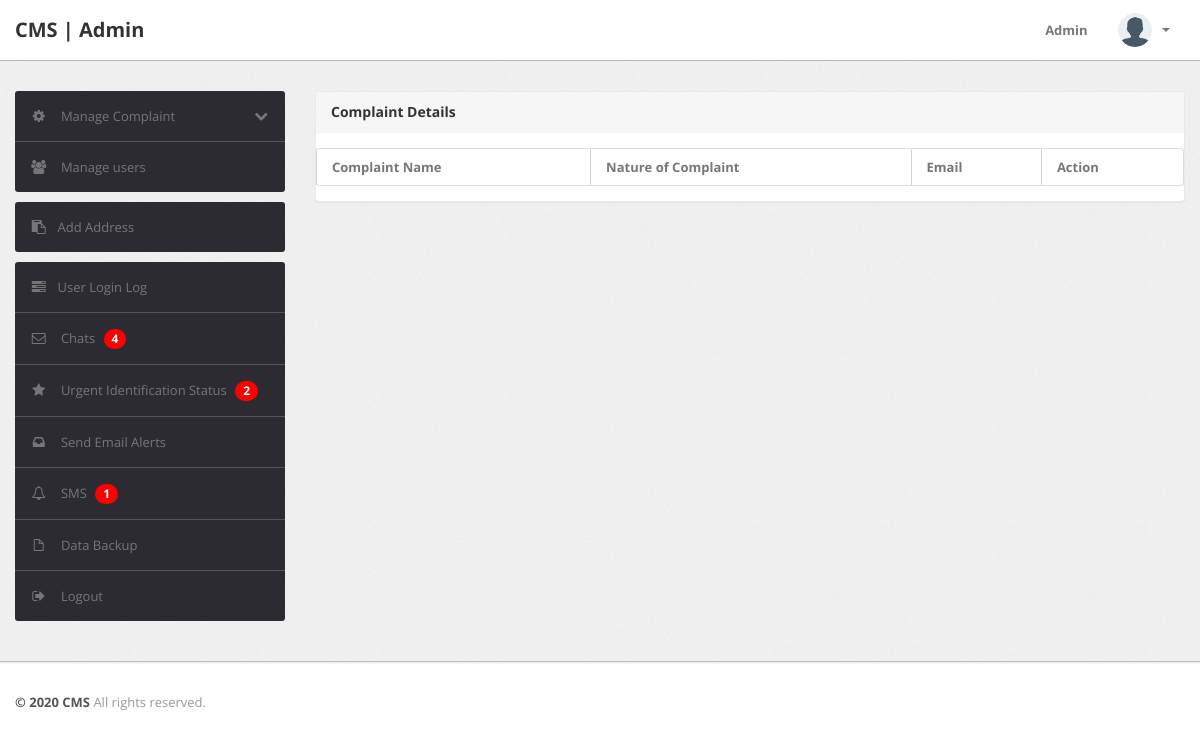
Before: /send_email_alert.php (signed in) with the older database file.
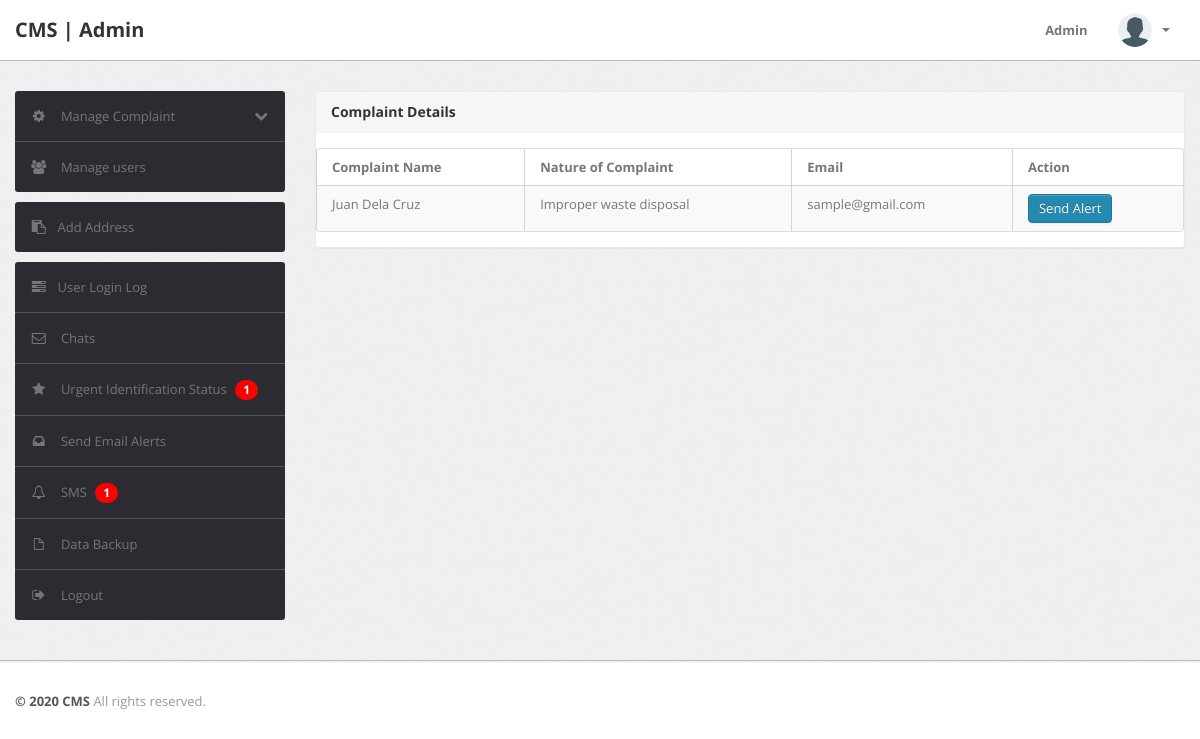
After: the same page with the newer database file.
### tables this page shows
CREATE TABLE `tblcomplaints` (
  `complaintNumber` int(11) NOT NULL AUTO_INCREMENT,
  `userId` int(11) NOT NULL,
  `category` int(11) NOT NULL,
  `subcategory` varchar(255) NOT NULL,
  `complaintType` varchar(255) NOT NULL,
  `state` varchar(255) NOT NULL,
  `noc` varchar(255) NOT NULL,
  `complaintDetails` mediumtext NOT NULL,
  `complaintFile` varchar(255) DEFAULT NULL,
  `regDate` timestamp NOT NULL DEFAULT current_timestamp(),
  `status` varchar(50) DEFAULT NULL,
  `lastUpdationDate` timestamp NOT NULL DEFAULT '0000-00-00 00:00:00' ON UPDATE current_timestamp(),
  PRIMARY KEY (`complaintNumber`)
);

CREATE TABLE `users` (
  `id` int(11) NOT NULL AUTO_INCREMENT,
  `fullName` varchar(255) DEFAULT NULL,
  `userEmail` varchar(255) DEFAULT NULL,
  `password` varchar(255) DEFAULT NULL,
  `contactNo` bigint(11) DEFAULT NULL,
  `address` tinytext DEFAULT NULL,
  `State` varchar(255) DEFAULT NULL,
  `country` varchar(255) DEFAULT NULL,
  `pincode` int(6) DEFAULT NULL,
  `userImage` varchar(255) DEFAULT NULL,
  `regDate` timestamp NOT NULL DEFAULT current_timestamp(),
  `updationDate` timestamp NOT NULL DEFAULT current_timestamp() ON UPDATE current_timestamp(),
  `status` int(1) NOT NULL,
  PRIMARY KEY (`id`)
);

### send_email_alert.php (the view, shortened to what the changed rows need)
<?php
include('include/config.php');
if(strlen($_SESSION['alogin']) == 0) {
    header('location:index.php');
} else {
?>
<!DOCTYPE html>
<html lang="en">
<head>
    <link type="text/css" href="bootstrap/css/bootstrap.min.css" rel="stylesheet">
    <link type="text/css" href="bootstrap/css/bootstrap-responsive.min.css" rel="stylesheet">
    <link type="text/css" href="css/theme.css" rel="stylesheet">
    <link type="text/css" href="images/icons/css/font-awesome.css" rel="stylesheet">
</head>
<body>
    <div class="wrapper">
        <div class="container">
            <div class="row">
                <?php include('include/sidebar.php');?>
                <div class="span9">
                    <div class="content">
                        <div class="module">
                            <div class="module-body table">
                                <table cellpadding="0" cellspacing="0" border="0" class="datatable-1 table table-bordered table-striped display" width="100%">
                                    <thead>
                                        <tr>
                                            <th>Complaint Name</th>
                                            <th>Nature of Complaint</th>
                                            <th>Email</th>
                                            <th>Action</th>
                                        </tr>
                                    </thead>
                                    <tbody>
                                       <?php
                                        $query = "SELECT tblcomplaints.complaintType, users.fullName, users.userEmail, tblcomplaints.noc FROM tblcomplaints JOIN users ON users.id = tblcomplaints.userId WHERE tblcomplaints.complaintType = 'Urgent'";
                                        $result = mysqli_query($con, $query);
                                        while($row = mysqli_fetch_assoc($result)) {
                                        ?>
                                        <tr>
                                            <td><?php echo htmlentities($row['fullName']); ?></td>
                                            <td><?php echo htmlentities($row['noc']); ?></td>
                                            <td><?php echo htmlentities($row['userEmail']); ?></td>
                                           <td><button onclick="redirectToGmail('<?php echo htmlentities($row['userEmail']); ?>')" class="btn btn-primary">Send Alert</button></td>
                                        </tr>
                                        <?php } ?>
                                    </tbody>
                                </table>
                            </div>
                        </div>
                    </div>
                </div>
            </div>
        </div>
    </div>
</body>
<?php } ?>

### include/sidebar.php (shortened to what the changed rows need)
<div class="span3">
					<div class="sidebar">
						<ul class="widget widget-menu unstyled">
							<li class="sub-menu">
    <a href="replies.php">
        <i class="menu-icon icon-envelope"></i>
        <span>Chats</span>
        <?php
        $query = "SELECT COUNT(*) AS num_messages FROM chats";
        $result = mysqli_query($con, $query);
        $row = mysqli_fetch_assoc($result);
        $num_messages = $row['num_messages'];
        if ($num_messages > 0) {
            echo '<span class="badge badge-info">' . $num_messages . '</span>';
        }
        ?>
    </a>
</li>
												<li>
							    <a href="urgent_identification.php">
							        <i class="menu-icon icon-star"></i>
							        Urgent Identification Status
							        <?php
							        $query = "SELECT COUNT(*) AS num_complaints FROM tblcomplaints WHERE complaintType = 'Urgent'";
							        $result = mysqli_query($con, $query);
							        $row = mysqli_fetch_assoc($result);
							        $num_complaints = $row['num_complaints'];
							        if ($num_complaints > 0) {
							            echo '<span class="badge badge-info blink_me">' . $num_complaints . '</span>';
							        }
							        ?>
							    </a>
							</li>
						</ul>
					</div>
				</div>

Changed rows visible on the page:
added tblcomplaints: userId.fullName "Juan Dela Cruz", noc "Improper waste disposal", userId.userEmail "sample@gmail.com"
Other visible differences:
$num_complaints: "2" → "1"
$num_messages: "4" → (not shown)
